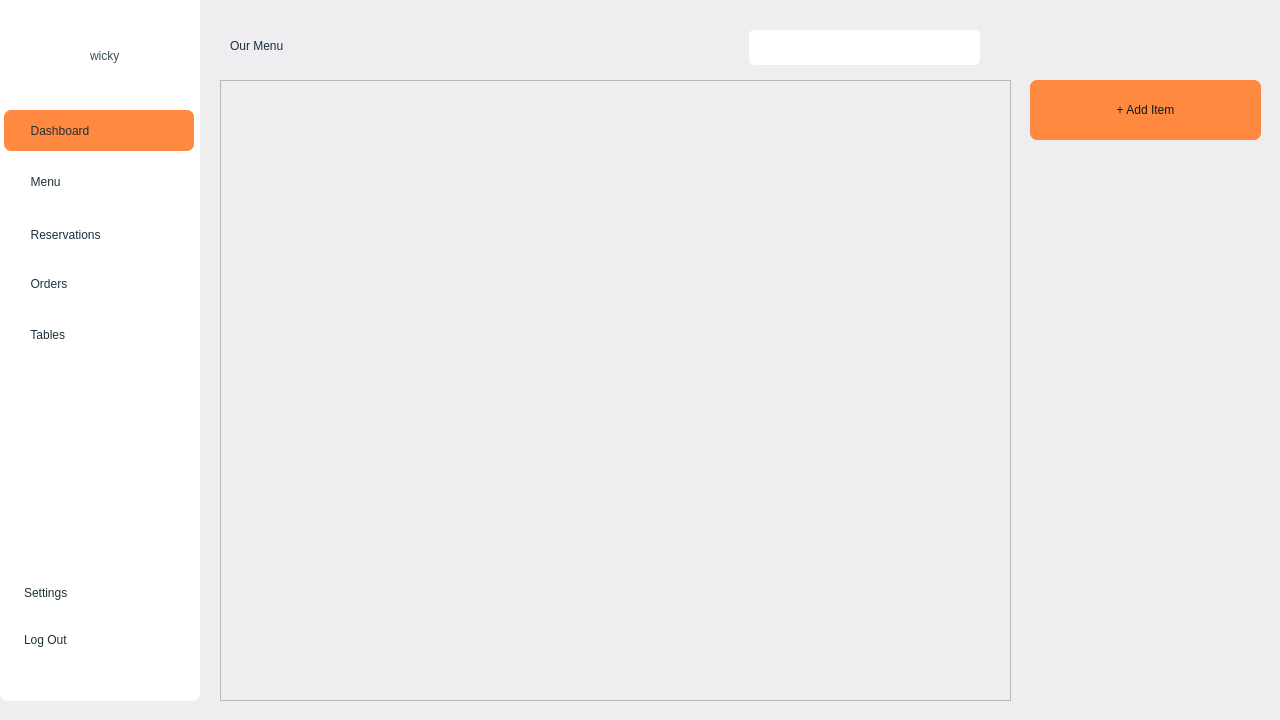
<?xml version="1.0" encoding="UTF-8"?>
<ui version="4.0">
 <class>AdminDashboard</class>
 <widget class="QMainWindow" name="AdminDashboard">
  <property name="enabled">
   <bool>true</bool>
  </property>
  <property name="geometry">
   <rect>
    <x>0</x>
    <y>0</y>
    <width>1280</width>
    <height>720</height>
   </rect>
  </property>
  <property name="palette">
   <palette>
    <active>
     <colorrole role="Window">
      <brush brushstyle="SolidPattern">
       <color alpha="255">
        <red>238</red>
        <green>238</green>
        <blue>241</blue>
       </color>
      </brush>
     </colorrole>
    </active>
    <inactive>
     <colorrole role="Window">
      <brush brushstyle="SolidPattern">
       <color alpha="255">
        <red>238</red>
        <green>238</green>
        <blue>241</blue>
       </color>
      </brush>
     </colorrole>
    </inactive>
    <disabled>
     <colorrole role="Base">
      <brush brushstyle="SolidPattern">
       <color alpha="255">
        <red>238</red>
        <green>238</green>
        <blue>241</blue>
       </color>
      </brush>
     </colorrole>
     <colorrole role="Window">
      <brush brushstyle="SolidPattern">
       <color alpha="255">
        <red>238</red>
        <green>238</green>
        <blue>241</blue>
       </color>
      </brush>
     </colorrole>
    </disabled>
   </palette>
  </property>
  <property name="windowTitle">
   <string>MainWindow</string>
  </property>
  <widget class="QWidget" name="centralwidget">
   <widget class="QGroupBox" name="Menu_GB">
    <property name="geometry">
     <rect>
      <x>0</x>
      <y>-10</y>
      <width>200</width>
      <height>711</height>
     </rect>
    </property>
    <property name="styleSheet">
     <string notr="true">background: rgb(255, 255, 255); 
border: none;
    border-radius: 7px;</string>
    </property>
    <property name="title">
     <string/>
    </property>
    <widget class="QLabel" name="logo">
     <property name="geometry">
      <rect>
       <x>40</x>
       <y>32</y>
       <width>51</width>
       <height>51</height>
      </rect>
     </property>
     <property name="styleSheet">
      <string notr="true">color: rgb(31, 48, 58);</string>
     </property>
     <property name="text">
      <string/>
     </property>
     <property name="pixmap">
      <pixmap resource="data/mainresources.qrc">:/new/prefix1/images/logo2.png</pixmap>
     </property>
     <property name="scaledContents">
      <bool>true</bool>
     </property>
    </widget>
    <widget class="QLabel" name="qwicky">
     <property name="geometry">
      <rect>
       <x>90</x>
       <y>40</y>
       <width>71</width>
       <height>51</height>
      </rect>
     </property>
     <property name="styleSheet">
      <string notr="true">color: rgb(61, 78, 88);
font: 550 16pt &quot;Segoe UI&quot;;</string>
     </property>
     <property name="text">
      <string>wicky</string>
     </property>
    </widget>
    <widget class="QWidget" name="layoutWidget">
     <property name="geometry">
      <rect>
       <x>0</x>
       <y>120</y>
       <width>203</width>
       <height>251</height>
      </rect>
     </property>
     <layout class="QVBoxLayout" name="verticalLayout_4">
      <item>
       <widget class="QGroupBox" name="dashboard">
        <property name="enabled">
         <bool>true</bool>
        </property>
        <property name="minimumSize">
         <size>
          <width>201</width>
          <height>45</height>
         </size>
        </property>
        <property name="maximumSize">
         <size>
          <width>201</width>
          <height>46</height>
         </size>
        </property>
        <property name="styleSheet">
         <string notr="true">background: none;</string>
        </property>
        <property name="title">
         <string/>
        </property>
        <widget class="QPushButton" name="Dashboard_PB">
         <property name="enabled">
          <bool>true</bool>
         </property>
         <property name="geometry">
          <rect>
           <x>4</x>
           <y>0</y>
           <width>190</width>
           <height>41</height>
          </rect>
         </property>
         <property name="styleSheet">
          <string notr="true">QPushButton {
    font: 700 12pt &quot;Segoe UI&quot;;
    color: rgb(31, 48, 58);
    text-align: left;
    padding: 10px 20px;
    background-color: rgb(255, 137, 64);
}
QPushButton:hover {
    background-color: rgb(255, 215, 147);
}
QPushButton:pressed {
    background-color: rgb(255, 137, 64);
}</string>
         </property>
         <property name="text">
          <string>  Dashboard</string>
         </property>
         <property name="icon">
          <iconset resource="data/mainresources.qrc">
           <normaloff>:/icons/images/icons/menu.png</normaloff>:/icons/images/icons/menu.png</iconset>
         </property>
         <property name="iconSize">
          <size>
           <width>15</width>
           <height>15</height>
          </size>
         </property>
        </widget>
       </widget>
      </item>
      <item>
       <widget class="QGroupBox" name="menu">
        <property name="enabled">
         <bool>true</bool>
        </property>
        <property name="minimumSize">
         <size>
          <width>201</width>
          <height>45</height>
         </size>
        </property>
        <property name="maximumSize">
         <size>
          <width>201</width>
          <height>45</height>
         </size>
        </property>
        <property name="styleSheet">
         <string notr="true">background: none;</string>
        </property>
        <property name="title">
         <string/>
        </property>
        <widget class="QPushButton" name="Menu_PB">
         <property name="enabled">
          <bool>true</bool>
         </property>
         <property name="geometry">
          <rect>
           <x>4</x>
           <y>0</y>
           <width>190</width>
           <height>40</height>
          </rect>
         </property>
         <property name="styleSheet">
          <string notr="true">QPushButton {
    font: 700 12pt &quot;Segoe UI&quot;;
    color: rgb(31, 48, 58);
    text-align: left;
    padding: 10px 20px;
    background-color: none;
}
QPushButton:hover {
    background-color: rgb(255, 215, 147);
}
QPushButton:pressed {
    background-color: rgb(255, 137, 64);
}</string>
         </property>
         <property name="text">
          <string>  Menu</string>
         </property>
         <property name="icon">
          <iconset resource="data/mainresources.qrc">
           <normaloff>:/icons/images/icons/fmenu.png</normaloff>:/icons/images/icons/fmenu.png</iconset>
         </property>
         <property name="iconSize">
          <size>
           <width>20</width>
           <height>20</height>
          </size>
         </property>
        </widget>
       </widget>
      </item>
      <item>
       <widget class="QGroupBox" name="reservations">
        <property name="enabled">
         <bool>true</bool>
        </property>
        <property name="minimumSize">
         <size>
          <width>201</width>
          <height>45</height>
         </size>
        </property>
        <property name="maximumSize">
         <size>
          <width>201</width>
          <height>40</height>
         </size>
        </property>
        <property name="styleSheet">
         <string notr="true">background: none;</string>
        </property>
        <property name="title">
         <string/>
        </property>
        <widget class="QPushButton" name="Reservations_PB">
         <property name="enabled">
          <bool>true</bool>
         </property>
         <property name="geometry">
          <rect>
           <x>4</x>
           <y>0</y>
           <width>190</width>
           <height>40</height>
          </rect>
         </property>
         <property name="styleSheet">
          <string notr="true">QPushButton {
    font: 700 12pt &quot;Segoe UI&quot;;
    color: rgb(31, 48, 58);
    text-align: left;
    padding: 10px 20px;
    background-color: none;
}
QPushButton:hover {
    background-color: rgb(255, 215, 147);
}
QPushButton:pressed {
    background-color: rgb(255, 137, 64);
}</string>
         </property>
         <property name="text">
          <string>  Reservations</string>
         </property>
         <property name="icon">
          <iconset resource="data/mainresources.qrc">
           <normaloff>:/icons/images/icons/reservation.png</normaloff>:/icons/images/icons/reservation.png</iconset>
         </property>
         <property name="iconSize">
          <size>
           <width>20</width>
           <height>20</height>
          </size>
         </property>
        </widget>
       </widget>
      </item>
      <item>
       <widget class="QGroupBox" name="orders">
        <property name="enabled">
         <bool>true</bool>
        </property>
        <property name="minimumSize">
         <size>
          <width>201</width>
          <height>45</height>
         </size>
        </property>
        <property name="maximumSize">
         <size>
          <width>201</width>
          <height>45</height>
         </size>
        </property>
        <property name="styleSheet">
         <string notr="true">background: none;</string>
        </property>
        <property name="title">
         <string/>
        </property>
        <widget class="QPushButton" name="Orders_PB">
         <property name="enabled">
          <bool>true</bool>
         </property>
         <property name="geometry">
          <rect>
           <x>4</x>
           <y>0</y>
           <width>190</width>
           <height>40</height>
          </rect>
         </property>
         <property name="styleSheet">
          <string notr="true">QPushButton {
    font: 700 12pt &quot;Segoe UI&quot;;
    color: rgb(31, 48, 58);
    text-align: left;
    padding: 10px 20px;
    background-color: none;
}
QPushButton:hover {
    background-color: rgb(255, 215, 147);
}
QPushButton:pressed {
    background-color: rgb(255, 137, 64);
}</string>
         </property>
         <property name="text">
          <string>  Orders</string>
         </property>
         <property name="icon">
          <iconset resource="data/mainresources.qrc">
           <normaloff>:/icons/images/icons/order.png</normaloff>:/icons/images/icons/order.png</iconset>
         </property>
         <property name="iconSize">
          <size>
           <width>20</width>
           <height>20</height>
          </size>
         </property>
        </widget>
       </widget>
      </item>
      <item>
       <widget class="QGroupBox" name="tables">
        <property name="enabled">
         <bool>true</bool>
        </property>
        <property name="minimumSize">
         <size>
          <width>201</width>
          <height>45</height>
         </size>
        </property>
        <property name="maximumSize">
         <size>
          <width>201</width>
          <height>45</height>
         </size>
        </property>
        <property name="styleSheet">
         <string notr="true">background: none;</string>
        </property>
        <property name="title">
         <string/>
        </property>
        <widget class="QPushButton" name="Tabels_PB">
         <property name="enabled">
          <bool>true</bool>
         </property>
         <property name="geometry">
          <rect>
           <x>4</x>
           <y>0</y>
           <width>190</width>
           <height>40</height>
          </rect>
         </property>
         <property name="styleSheet">
          <string notr="true">QPushButton {
    font: 700 12pt &quot;Segoe UI&quot;;
    color: rgb(31, 48, 58);
    text-align: left;
    padding: 10px 20px;
    background-color: none;
}
QPushButton:hover {
    background-color: rgb(255, 215, 147);
}
QPushButton:pressed {
    background-color: rgb(255, 137, 64);
}</string>
         </property>
         <property name="text">
          <string>  Tables</string>
         </property>
         <property name="icon">
          <iconset resource="data/mainresources.qrc">
           <normaloff>:/icons/images/icons/order.png</normaloff>:/icons/images/icons/order.png</iconset>
         </property>
         <property name="iconSize">
          <size>
           <width>20</width>
           <height>20</height>
          </size>
         </property>
        </widget>
       </widget>
      </item>
     </layout>
    </widget>
    <widget class="QWidget" name="layoutWidget">
     <property name="geometry">
      <rect>
       <x>0</x>
       <y>570</y>
       <width>203</width>
       <height>110</height>
      </rect>
     </property>
     <layout class="QVBoxLayout" name="bottommenu">
      <item>
       <widget class="QGroupBox" name="settings">
        <property name="enabled">
         <bool>true</bool>
        </property>
        <property name="minimumSize">
         <size>
          <width>201</width>
          <height>51</height>
         </size>
        </property>
        <property name="maximumSize">
         <size>
          <width>201</width>
          <height>45</height>
         </size>
        </property>
        <property name="styleSheet">
         <string notr="true">QPushButton {
    font: 700 12pt &quot;Segoe UI&quot;;
    color: rgb(31, 48, 58);
    text-align: left;
    padding: 10px 20px;
    background-color: none;
}
QPushButton:hover {
    background-color: rgb(255, 215, 147);
}
QPushButton:pressed {
    background-color: rgb(255, 137, 64);
}</string>
        </property>
        <property name="title">
         <string/>
        </property>
        <widget class="QPushButton" name="Settings_PB">
         <property name="enabled">
          <bool>true</bool>
         </property>
         <property name="geometry">
          <rect>
           <x>4</x>
           <y>10</y>
           <width>190</width>
           <height>40</height>
          </rect>
         </property>
         <property name="styleSheet">
          <string notr="true">QPushButton {
    font: 700 12pt &quot;Segoe UI&quot;;
    color: rgb(31, 48, 58);
    text-align: left;
    padding: 10px 20px;
    background-color: none;
}
QPushButton:hover {
    background-color: rgb(255, 215, 147);
}
QPushButton:pressed {
    background-color: rgb(255, 137, 64);
}</string>
         </property>
         <property name="text">
          <string>Settings</string>
         </property>
         <property name="icon">
          <iconset resource="data/mainresources.qrc">
           <normaloff>:/icons/images/icons/settings.png</normaloff>:/icons/images/icons/settings.png</iconset>
         </property>
         <property name="iconSize">
          <size>
           <width>20</width>
           <height>20</height>
          </size>
         </property>
        </widget>
       </widget>
      </item>
      <item>
       <widget class="QGroupBox" name="Quit">
        <property name="enabled">
         <bool>true</bool>
        </property>
        <property name="minimumSize">
         <size>
          <width>201</width>
          <height>51</height>
         </size>
        </property>
        <property name="maximumSize">
         <size>
          <width>201</width>
          <height>45</height>
         </size>
        </property>
        <property name="styleSheet">
         <string notr="true">QPushButton {
    font: 700 12pt &quot;Segoe UI&quot;;
    color: rgb(31, 48, 58);
    text-align: left;
    padding: 10px 20px;
    background-color: none;
}
QPushButton:hover {
    background-color: rgb(255, 215, 147);
}
QPushButton:pressed {
    background-color: rgb(255, 137, 64);
}</string>
        </property>
        <property name="title">
         <string/>
        </property>
        <widget class="QPushButton" name="Quit_PB">
         <property name="enabled">
          <bool>true</bool>
         </property>
         <property name="geometry">
          <rect>
           <x>4</x>
           <y>0</y>
           <width>190</width>
           <height>40</height>
          </rect>
         </property>
         <property name="styleSheet">
          <string notr="true">QPushButton {
    font: 700 12pt &quot;Segoe UI&quot;;
    color: rgb(31, 48, 58);
    text-align: left;
    padding: 10px 20px;
    background-color: none;
}
QPushButton:hover {
    background-color: rgb(255, 215, 147);
}
QPushButton:pressed {
    background-color: rgb(255, 137, 64);
}</string>
         </property>
         <property name="text">
          <string>Log Out</string>
         </property>
         <property name="icon">
          <iconset resource="data/mainresources.qrc">
           <normaloff>:/icons/images/icons/quit.png</normaloff>:/icons/images/icons/quit.png</iconset>
         </property>
         <property name="iconSize">
          <size>
           <width>25</width>
           <height>25</height>
          </size>
         </property>
        </widget>
       </widget>
      </item>
     </layout>
    </widget>
   </widget>
   <widget class="QStackedWidget" name="stackedWidget">
    <property name="geometry">
     <rect>
      <x>200</x>
      <y>0</y>
      <width>1081</width>
      <height>701</height>
     </rect>
    </property>
    <property name="currentIndex">
     <number>3</number>
    </property>
    <widget class="QWidget" name="Dashboard_QW">
     <widget class="QPushButton" name="Neworder_PB">
      <property name="geometry">
       <rect>
        <x>810</x>
        <y>20</y>
        <width>250</width>
        <height>60</height>
       </rect>
      </property>
      <property name="palette">
       <palette>
        <active>
         <colorrole role="Button">
          <brush brushstyle="SolidPattern">
           <color alpha="255">
            <red>255</red>
            <green>137</green>
            <blue>64</blue>
           </color>
          </brush>
         </colorrole>
         <colorrole role="Text">
          <brush brushstyle="SolidPattern">
           <color alpha="255">
            <red>31</red>
            <green>48</green>
            <blue>58</blue>
           </color>
          </brush>
         </colorrole>
         <colorrole role="ButtonText">
          <brush brushstyle="SolidPattern">
           <color alpha="255">
            <red>15</red>
            <green>24</green>
            <blue>29</blue>
           </color>
          </brush>
         </colorrole>
         <colorrole role="Base">
          <brush brushstyle="SolidPattern">
           <color alpha="255">
            <red>255</red>
            <green>137</green>
            <blue>64</blue>
           </color>
          </brush>
         </colorrole>
         <colorrole role="Window">
          <brush brushstyle="SolidPattern">
           <color alpha="255">
            <red>255</red>
            <green>137</green>
            <blue>64</blue>
           </color>
          </brush>
         </colorrole>
        </active>
        <inactive>
         <colorrole role="Button">
          <brush brushstyle="SolidPattern">
           <color alpha="255">
            <red>255</red>
            <green>137</green>
            <blue>64</blue>
           </color>
          </brush>
         </colorrole>
         <colorrole role="Text">
          <brush brushstyle="SolidPattern">
           <color alpha="255">
            <red>31</red>
            <green>48</green>
            <blue>58</blue>
           </color>
          </brush>
         </colorrole>
         <colorrole role="ButtonText">
          <brush brushstyle="SolidPattern">
           <color alpha="255">
            <red>15</red>
            <green>24</green>
            <blue>29</blue>
           </color>
          </brush>
         </colorrole>
         <colorrole role="Base">
          <brush brushstyle="SolidPattern">
           <color alpha="255">
            <red>255</red>
            <green>137</green>
            <blue>64</blue>
           </color>
          </brush>
         </colorrole>
         <colorrole role="Window">
          <brush brushstyle="SolidPattern">
           <color alpha="255">
            <red>255</red>
            <green>137</green>
            <blue>64</blue>
           </color>
          </brush>
         </colorrole>
        </inactive>
        <disabled>
         <colorrole role="Button">
          <brush brushstyle="SolidPattern">
           <color alpha="255">
            <red>255</red>
            <green>137</green>
            <blue>64</blue>
           </color>
          </brush>
         </colorrole>
         <colorrole role="Base">
          <brush brushstyle="SolidPattern">
           <color alpha="255">
            <red>255</red>
            <green>137</green>
            <blue>64</blue>
           </color>
          </brush>
         </colorrole>
         <colorrole role="Window">
          <brush brushstyle="SolidPattern">
           <color alpha="255">
            <red>255</red>
            <green>137</green>
            <blue>64</blue>
           </color>
          </brush>
         </colorrole>
        </disabled>
       </palette>
      </property>
      <property name="styleSheet">
       <string notr="true">QPushButton {
    background-color: rgb(255, 137, 64);
    border: none;
    border-radius: 7px;
	
	font: 600 13pt &quot;Segoe UI&quot;;
}
QPushButton::pressed {
    background-color: rgb(255, 85, 0);
}</string>
      </property>
      <property name="text">
       <string>+ Create New Order</string>
      </property>
     </widget>
     <widget class="QGroupBox" name="widget1_GB">
      <property name="geometry">
       <rect>
        <x>20</x>
        <y>20</y>
        <width>250</width>
        <height>150</height>
       </rect>
      </property>
      <property name="styleSheet">
       <string notr="true">background: rgb(255, 255, 255);
border: none;
    border-radius: 10px;</string>
      </property>
      <property name="title">
       <string/>
      </property>
      <widget class="QLabel" name="label_21">
       <property name="geometry">
        <rect>
         <x>20</x>
         <y>10</y>
         <width>101</width>
         <height>21</height>
        </rect>
       </property>
       <property name="styleSheet">
        <string notr="true">font: 700 12pt &quot;Segoe UI&quot;;
text-align: center;
color: rgb(31, 48, 58);
</string>
       </property>
       <property name="text">
        <string>Total Orders</string>
       </property>
      </widget>
     </widget>
     <widget class="QGroupBox" name="widget4_GB">
      <property name="geometry">
       <rect>
        <x>810</x>
        <y>90</y>
        <width>250</width>
        <height>311</height>
       </rect>
      </property>
      <property name="styleSheet">
       <string notr="true">background: rgb(255, 255, 255);
border: none;
    border-radius: 10px;</string>
      </property>
      <property name="title">
       <string/>
      </property>
      <widget class="QLabel" name="label_22">
       <property name="geometry">
        <rect>
         <x>20</x>
         <y>10</y>
         <width>151</width>
         <height>31</height>
        </rect>
       </property>
       <property name="styleSheet">
        <string notr="true">font: 700 13pt &quot;Segoe UI&quot;;
text-align: center;
color: rgb(31, 48, 58);
</string>
       </property>
       <property name="text">
        <string>Popular Dishes</string>
       </property>
      </widget>
      <widget class="QLabel" name="label_23">
       <property name="geometry">
        <rect>
         <x>90</x>
         <y>50</y>
         <width>31</width>
         <height>16</height>
        </rect>
       </property>
       <property name="styleSheet">
        <string notr="true">color: rgb(61, 78, 88);
font: 600 8pt &quot;Segoe UI&quot;;</string>
       </property>
       <property name="text">
        <string>Name</string>
       </property>
      </widget>
      <widget class="QLabel" name="label_24">
       <property name="geometry">
        <rect>
         <x>20</x>
         <y>50</y>
         <width>31</width>
         <height>16</height>
        </rect>
       </property>
       <property name="styleSheet">
        <string notr="true">color: rgb(61, 78, 88);
font: 600 8pt &quot;Segoe UI&quot;;</string>
       </property>
       <property name="text">
        <string>Rank</string>
       </property>
      </widget>
     </widget>
     <widget class="QGroupBox" name="widget3_GB">
      <property name="geometry">
       <rect>
        <x>540</x>
        <y>20</y>
        <width>250</width>
        <height>150</height>
       </rect>
      </property>
      <property name="styleSheet">
       <string notr="true">background: rgb(255, 255, 255);
border: none;
    border-radius: 10px;</string>
      </property>
      <property name="title">
       <string/>
      </property>
      <widget class="QLabel" name="label_25">
       <property name="geometry">
        <rect>
         <x>20</x>
         <y>10</y>
         <width>101</width>
         <height>21</height>
        </rect>
       </property>
       <property name="styleSheet">
        <string notr="true">font: 700 12pt &quot;Segoe UI&quot;;
text-align: center;
color: rgb(31, 48, 58);
</string>
       </property>
       <property name="text">
        <string>Total Orders</string>
       </property>
      </widget>
     </widget>
     <widget class="QGroupBox" name="widget2_GB">
      <property name="geometry">
       <rect>
        <x>280</x>
        <y>20</y>
        <width>250</width>
        <height>150</height>
       </rect>
      </property>
      <property name="styleSheet">
       <string notr="true">background: rgb(255, 255, 255);
border: none;
    border-radius: 10px;</string>
      </property>
      <property name="title">
       <string/>
      </property>
      <widget class="QLabel" name="label_26">
       <property name="geometry">
        <rect>
         <x>20</x>
         <y>10</y>
         <width>101</width>
         <height>21</height>
        </rect>
       </property>
       <property name="styleSheet">
        <string notr="true">font: 700 12pt &quot;Segoe UI&quot;;
text-align: center;
color: rgb(31, 48, 58);
</string>
       </property>
       <property name="text">
        <string>Total Orders</string>
       </property>
      </widget>
     </widget>
    </widget>
    <widget class="QWidget" name="Settings_QW">
     <widget class="QLabel" name="label_29">
      <property name="geometry">
       <rect>
        <x>160</x>
        <y>210</y>
        <width>401</width>
        <height>281</height>
       </rect>
      </property>
      <property name="styleSheet">
       <string notr="true">font: 48pt &quot;Segoe UI&quot;;
color: rgb(255, 0, 4);</string>
      </property>
      <property name="text">
       <string>Settings</string>
      </property>
     </widget>
    </widget>
    <widget class="QWidget" name="Tables_QW">
     <widget class="QLabel" name="label_28">
      <property name="geometry">
       <rect>
        <x>250</x>
        <y>250</y>
        <width>401</width>
        <height>281</height>
       </rect>
      </property>
      <property name="styleSheet">
       <string notr="true">font: 48pt &quot;Segoe UI&quot;;
color: rgb(255, 0, 4);</string>
      </property>
      <property name="text">
       <string>Tables</string>
      </property>
     </widget>
    </widget>
    <widget class="QWidget" name="Menu_QW">
     <widget class="QPushButton" name="Additem_PB">
      <property name="geometry">
       <rect>
        <x>830</x>
        <y>80</y>
        <width>231</width>
        <height>60</height>
       </rect>
      </property>
      <property name="palette">
       <palette>
        <active>
         <colorrole role="Button">
          <brush brushstyle="SolidPattern">
           <color alpha="255">
            <red>255</red>
            <green>137</green>
            <blue>64</blue>
           </color>
          </brush>
         </colorrole>
         <colorrole role="Text">
          <brush brushstyle="SolidPattern">
           <color alpha="255">
            <red>31</red>
            <green>48</green>
            <blue>58</blue>
           </color>
          </brush>
         </colorrole>
         <colorrole role="ButtonText">
          <brush brushstyle="SolidPattern">
           <color alpha="255">
            <red>15</red>
            <green>24</green>
            <blue>29</blue>
           </color>
          </brush>
         </colorrole>
         <colorrole role="Base">
          <brush brushstyle="SolidPattern">
           <color alpha="255">
            <red>255</red>
            <green>137</green>
            <blue>64</blue>
           </color>
          </brush>
         </colorrole>
         <colorrole role="Window">
          <brush brushstyle="SolidPattern">
           <color alpha="255">
            <red>255</red>
            <green>137</green>
            <blue>64</blue>
           </color>
          </brush>
         </colorrole>
        </active>
        <inactive>
         <colorrole role="Button">
          <brush brushstyle="SolidPattern">
           <color alpha="255">
            <red>255</red>
            <green>137</green>
            <blue>64</blue>
           </color>
          </brush>
         </colorrole>
         <colorrole role="Text">
          <brush brushstyle="SolidPattern">
           <color alpha="255">
            <red>31</red>
            <green>48</green>
            <blue>58</blue>
           </color>
          </brush>
         </colorrole>
         <colorrole role="ButtonText">
          <brush brushstyle="SolidPattern">
           <color alpha="255">
            <red>15</red>
            <green>24</green>
            <blue>29</blue>
           </color>
          </brush>
         </colorrole>
         <colorrole role="Base">
          <brush brushstyle="SolidPattern">
           <color alpha="255">
            <red>255</red>
            <green>137</green>
            <blue>64</blue>
           </color>
          </brush>
         </colorrole>
         <colorrole role="Window">
          <brush brushstyle="SolidPattern">
           <color alpha="255">
            <red>255</red>
            <green>137</green>
            <blue>64</blue>
           </color>
          </brush>
         </colorrole>
        </inactive>
        <disabled>
         <colorrole role="Button">
          <brush brushstyle="SolidPattern">
           <color alpha="255">
            <red>255</red>
            <green>137</green>
            <blue>64</blue>
           </color>
          </brush>
         </colorrole>
         <colorrole role="Base">
          <brush brushstyle="SolidPattern">
           <color alpha="255">
            <red>255</red>
            <green>137</green>
            <blue>64</blue>
           </color>
          </brush>
         </colorrole>
         <colorrole role="Window">
          <brush brushstyle="SolidPattern">
           <color alpha="255">
            <red>255</red>
            <green>137</green>
            <blue>64</blue>
           </color>
          </brush>
         </colorrole>
        </disabled>
       </palette>
      </property>
      <property name="styleSheet">
       <string notr="true">QPushButton {
    background-color: rgb(255, 137, 64);
    border: none;
    border-radius: 7px;
	
	font: 600 13pt &quot;Segoe UI&quot;;
}
QPushButton:hover {
    background-color: rgb(255, 215, 147);
}
QPushButton::pressed {
    background-color: rgb(255, 85, 0);
}</string>
      </property>
      <property name="text">
       <string>+ Add Item</string>
      </property>
     </widget>
     <widget class="QListView" name="listView">
      <property name="geometry">
       <rect>
        <x>20</x>
        <y>80</y>
        <width>751</width>
        <height>601</height>
       </rect>
      </property>
      <property name="styleSheet">
       <string notr="true">background:rgb(238, 238, 241); 
border: none;
    border-radius: 7px;</string>
      </property>
     </widget>
     <widget class="QWidget" name="gridLayoutWidget">
      <property name="geometry">
       <rect>
        <x>20</x>
        <y>80</y>
        <width>791</width>
        <height>621</height>
       </rect>
      </property>
      <layout class="QGridLayout" name="gridLayout">
       <item row="0" column="0" colspan="2">
        <widget class="QScrollArea" name="scrollArea">
         <property name="styleSheet">
          <string notr="true">QScrollArea {
    background-color: transparent;
    border: none;
    padding: 0px;
}

QScrollArea &gt; QWidget &gt; QWidget {
    background-color: transparent;
    border: none;
}

QScrollArea &gt; QWidget &gt; QScrollBar:vertical {
    background: rgb(223, 229, 229); 
    width: 4px;
    padding-bottom: 5px;
    padding-top: 5px;
}

QScrollArea &gt; QWidget &gt; QScrollBar::handle:vertical {
    background:  rgb(255, 137, 64);
    min-height: 3px;
    border-radius: 2px;
}

QScrollArea &gt; QWidget &gt; QScrollBar::add-line:vertical {
    background: rgb(223, 229, 229);
}

QScrollArea &gt; QWidget &gt; QScrollBar::sub-line:vertical {
    background: rgb(223, 229, 229);
}

QScrollArea &gt; QWidget &gt; QScrollBar::add-page:vertical, QScrollArea &gt; QWidget &gt; QScrollBar::sub-page:vertical {
    background: rgb(223, 229, 229);
}

QMenu {
    border: 1px solid white;
    border-radius: 5px;
    background-color: rgb(6, 106, 110);
    padding: 7px;
    color: white;
}

QMenu::item {
    padding: 4px;
}

QMenu::item:hover {
    border: none;
    outline: none;
}

QMenu::item:selected {
    background-color: rgb(255, 137, 64);
    border-radius: 5px;
    color: rgb(31, 48, 58);
}

QMenu::separator {
    height: 1px;
    background-color: white;
}</string>
         </property>
         <property name="widgetResizable">
          <bool>true</bool>
         </property>
         <widget class="QWidget" name="scrollAreaWidgetContents_2">
          <property name="geometry">
           <rect>
            <x>0</x>
            <y>0</y>
            <width>789</width>
            <height>619</height>
           </rect>
          </property>
         </widget>
        </widget>
       </item>
      </layout>
     </widget>
     <widget class="QLabel" name="Ourmenu_L">
      <property name="geometry">
       <rect>
        <x>30</x>
        <y>10</y>
        <width>191</width>
        <height>71</height>
       </rect>
      </property>
      <property name="styleSheet">
       <string notr="true">color: rgb(31, 48, 58);

font: 600 26pt &quot;Monotype Corsiva&quot;;</string>
      </property>
      <property name="text">
       <string>Our Menu</string>
      </property>
     </widget>
     <widget class="QLineEdit" name="Search_LE">
      <property name="geometry">
       <rect>
        <x>549</x>
        <y>30</y>
        <width>231</width>
        <height>35</height>
       </rect>
      </property>
      <property name="styleSheet">
       <string notr="true">QLineEdit {
	background-color: white;
	color: rgb(31, 48, 58);
	border-radius: 5px;
	border-color: rgb(188, 193, 193);
	padding-left: 5px;
	padding-right: 30px;
}

QLineEdit:focus {
    border-color: rgb(52, 81, 98);
}</string>
      </property>
      <property name="text">
       <string/>
      </property>
     </widget>
     <widget class="QLabel" name="Searchlogo_L">
      <property name="geometry">
       <rect>
        <x>750</x>
        <y>35</y>
        <width>25</width>
        <height>25</height>
       </rect>
      </property>
      <property name="styleSheet">
       <string notr="true">background: none;</string>
      </property>
      <property name="text">
       <string/>
      </property>
      <property name="pixmap">
       <pixmap resource="data/mainresources.qrc">:/icons/images/icons/search.png</pixmap>
      </property>
      <property name="scaledContents">
       <bool>true</bool>
      </property>
     </widget>
    </widget>
    <widget class="QWidget" name="Reservations_QW">
     <widget class="QLabel" name="label_27">
      <property name="geometry">
       <rect>
        <x>80</x>
        <y>110</y>
        <width>401</width>
        <height>281</height>
       </rect>
      </property>
      <property name="styleSheet">
       <string notr="true">font: 48pt &quot;Segoe UI&quot;;
color: rgb(255, 0, 4);</string>
      </property>
      <property name="text">
       <string>Reservations</string>
      </property>
     </widget>
    </widget>
    <widget class="QWidget" name="Orders_QW">
     <widget class="QLabel" name="label_2">
      <property name="geometry">
       <rect>
        <x>190</x>
        <y>200</y>
        <width>231</width>
        <height>191</height>
       </rect>
      </property>
      <property name="styleSheet">
       <string notr="true">font: 48pt &quot;Segoe UI&quot;;
color: rgb(255, 0, 4);</string>
      </property>
      <property name="text">
       <string>Orders</string>
      </property>
     </widget>
    </widget>
   </widget>
  </widget>
 </widget>
 <resources>
  <include location="data/mainresources.qrc"/>
 </resources>
 <connections/>
</ui>
